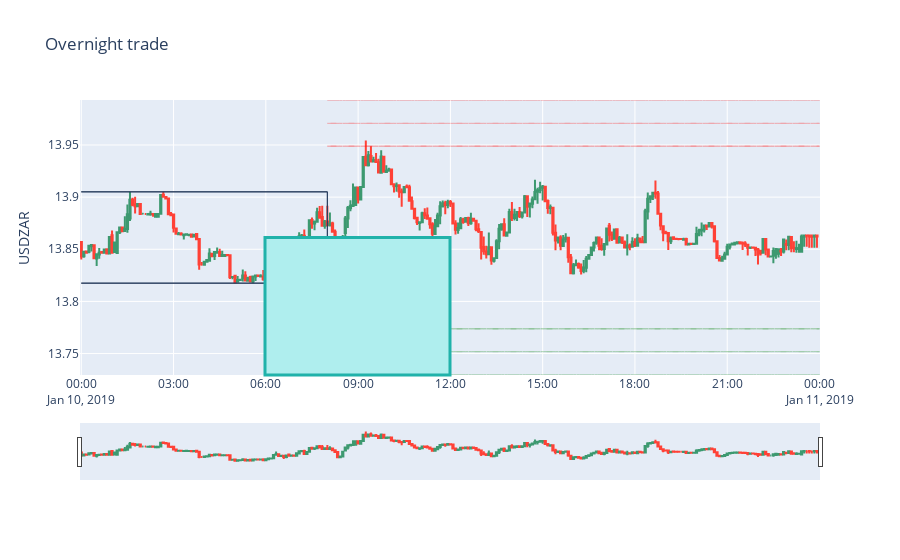

Notebook code cell kept with this figure:
### Code cell
import plotly.graph_objects as go

import pandas as pd
from datetime import datetime

# df = pd.read_csv('https://raw.githubusercontent.com/plotly/datasets/master/finance-charts-apple.csv')
df=ae_df[day_filter].copy()
min_x=min(df['Low'])
max_x=max(df['High'])
fig = go.Figure(data=[go.Candlestick(x=df['datetime'],
                open=df['Open'],
                high=df['High'],
                low=df['Low'],
                close=df['Close'])])
# start_time=list(df['datetime'])[0]
# end_time=list(df['datetime'])[-1]
start_time, end_time, fin_time = time_fn(dst=list(df['datetime'])[0])
fig.update_layout(
    title='Overnight trade',
    yaxis_title='USDZAR',
    shapes = [
        dict(
        x0=end_time, x1=fin_time, y0=list(df.sell_100)[0], y1=list(df.sell_100)[0],
        line=dict(color="red",width=1,dash="dashdot"),opacity=0.2),
        dict(
        x0=end_time, x1=fin_time, y0=list(df.sell_75)[0], y1=list(df.sell_75)[0],
        line=dict(color="red",width=1,dash="dashdot"),opacity=0.3),
        dict(
        x0=end_time, x1=fin_time, y0=list(df.sell_50)[0], y1=list(df.sell_50)[0],
        line=dict(color="red",width=1,dash="dashdot"),opacity=0.4),
        dict(
        x0=end_time, x1=fin_time, y0=list(df.buy_100)[0], y1=list(df.buy_100)[0],
        line=dict(color="green",width=1,dash="dashdot"),opacity=0.2),
        dict(
        x0=end_time, x1=fin_time, y0=list(df.buy_75)[0], y1=list(df.buy_75)[0],
        line=dict(color="green",width=1,dash="dashdot"),opacity=0.3),
        dict(
        x0=end_time, x1=fin_time, y0=list(df.buy_50)[0], y1=list(df.buy_50)[0],
        line=dict(color="green",width=1,dash="dashdot"),opacity=0.4),      
        dict(
        x0=end_time, x1=end_time, y0=list(df.on_low)[0], y1=list(df.on_high)[0],
        line_width=1),
        dict(
        x0=start_time, x1=end_time, y0=list(df.on_low)[0], y1=list(df.on_low)[0],
        line_width=1),
        dict(
        x0=start_time, x1=end_time, y0=list(df.on_high)[0], y1=list(df.on_high)[0],
        line_width=1)])

fig.add_shape(
        # filled Rectangle
            type="rect",
            xref="x",
            yref="y",    
            x0=start_time,
            y0=df.buy_100,
            x1=end_time,
            y1=df.sell_100,
            line=dict(
                color="RoyalBlue",
                width=2,
            ),
            fillcolor="LightSkyBlue",
        )
fig.add_shape(
        # Rectangle reference to the plot
            type="rect",
            xref="paper",
            yref="paper",
            x0=0.25,
            y0=0,
            x1=0.5,
            y1=0.5,
            line=dict(
                color="LightSeaGreen",
                width=3,
            ),
            fillcolor="PaleTurquoise",
        )

# fig.add_shape(
#         # Line reference to the axes
#             type="line",
#             xref="x",
#             yref="y",
#             x0=4,
#             y0=0,
#             x1=8,
#             y1=1,
#             line=dict(
#                 color="LightSeaGreen",
#                 width=3,
#             ),
#         )
# fig.update_yaxes(range=[min_x, max_x])
#     shapes = [dict(
#         x0='2019-08-21 00:00:00', x1='2019-08-21 23:55:00', y0=list(df.on_high)[0], y1=list(df.on_high)[0],
#         line_width=1)],
# fig.update_layout(
#     title='The Great Recession',
#     yaxis_title='USDZAR',
# #     shapes = [dict(
# #         x0='2019-08-21 00:00:00', x1='2019-08-21 23:55:00', y0=list(df.on_low)[0], y1=list(df.on_low)[0],
# #         line_width=1)],
    
#     shapes = [dict(
#         x0='2019-08-21 00:00:00', x1='2019-08-21 23:55:00', y0=list(df.on_high)[0], y1=list(df.on_high)[0],
#         line_width=1)])
    
#     annotations=[dict(
#         x='2016-12-09', y=0.05, xref='x', yref='paper',
#         showarrow=False, xanchor='left', text='Increase Period Begins')]


fig.show()

### Figure 1 — Plotly figure (JSON) as saved in the notebook; plotly's stock layout.template omitted (floating-point values rounded to 4 significant figures; data arrays with more than 128 entries replaced by an {"elided": "..."} marker saying what was removed)
{"data": [{"close": {"elided": "288 float values"}, "high": {"elided": "288 float values"}, "low": {"elided": "288 float values"}, "open": {"elided": "288 float values"}, "type": "candlestick", "x": {"elided": "288 str values"}}], "layout": {"shapes": [{"line": {"color": "red", "dash": "dashdot", "width": 1}, "opacity": 0.2, "x0": "2019-01-10 08:00:00", "x1": "2019-01-10 23:59:59", "y0": 13.99, "y1": 13.99}, {"line": {"color": "red", "dash": "dashdot", "width": 1}, "opacity": 0.3, "x0": "2019-01-10 08:00:00", "x1": "2019-01-10 23:59:59", "y0": 13.97, "y1": 13.97}, {"line": {"color": "red", "dash": "dashdot", "width": 1}, "opacity": 0.4, "x0": "2019-01-10 08:00:00", "x1": "2019-01-10 23:59:59", "y0": 13.95, "y1": 13.95}, {"line": {"color": "green", "dash": "dashdot", "width": 1}, "opacity": 0.2, "x0": "2019-01-10 08:00:00", "x1": "2019-01-10 23:59:59", "y0": 13.73, "y1": 13.73}, {"line": {"color": "green", "dash": "dashdot", "width": 1}, "opacity": 0.3, "x0": "2019-01-10 08:00:00", "x1": "2019-01-10 23:59:59", "y0": 13.75, "y1": 13.75}, {"line": {"color": "green", "dash": "dashdot", "width": 1}, "opacity": 0.4, "x0": "2019-01-10 08:00:00", "x1": "2019-01-10 23:59:59", "y0": 13.77, "y1": 13.77}, {"line": {"width": 1}, "x0": "2019-01-10 08:00:00", "x1": "2019-01-10 08:00:00", "y0": 13.82, "y1": 13.91}, {"line": {"width": 1}, "x0": "2019-01-10 00:00:00", "x1": "2019-01-10 08:00:00", "y0": 13.82, "y1": 13.82}, {"line": {"width": 1}, "x0": "2019-01-10 00:00:00", "x1": "2019-01-10 08:00:00", "y0": 13.91, "y1": 13.91}, {"fillcolor": "LightSkyBlue", "line": {"color": "RoyalBlue", "width": 2}, "type": "rect", "x0": "2019-01-10 00:00:00", "x1": "2019-01-10 08:00:00", "xref": "x", "y0": {"elided": "288 float values"}, "y1": {"elided": "288 float values"}, "yref": "y"}, {"fillcolor": "PaleTurquoise", "line": {"color": "LightSeaGreen", "width": 3}, "type": "rect", "x0": 0.25, "x1": 0.5, "xref": "paper", "y0": 0, "y1": 0.5, "yref": "paper"}], "title": {"text": "Overnight trade"}, "yaxis": {"title": {"text": "USDZAR"}}}}
